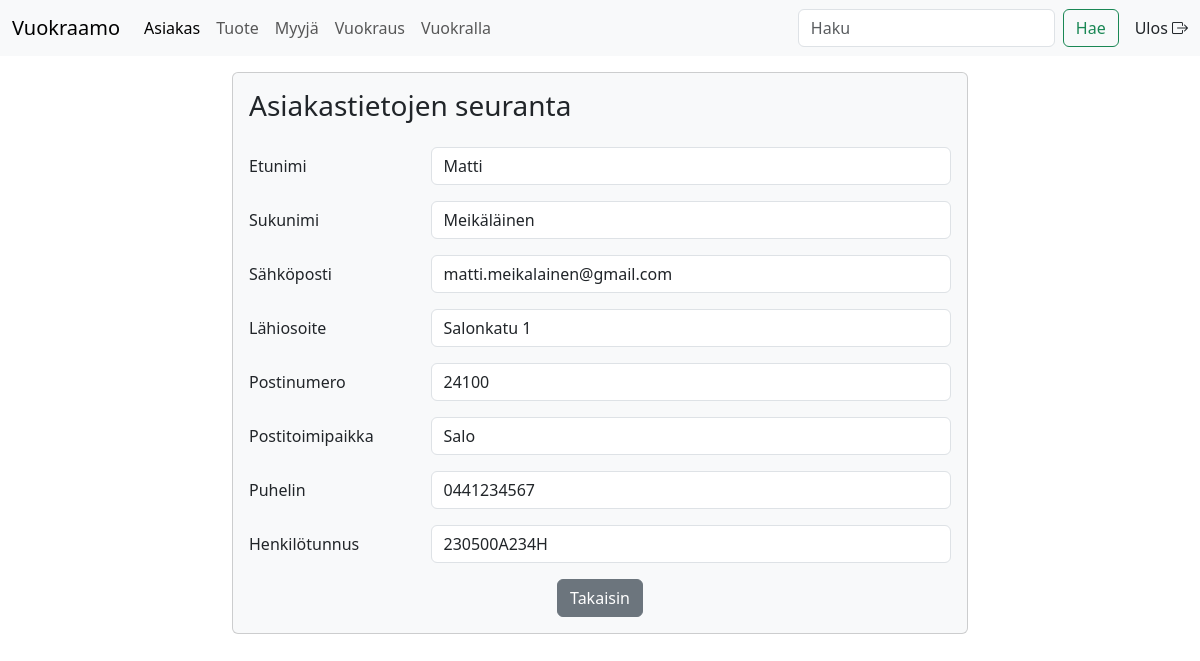
The page /katso_asiakas.php?asiakasID=1 (signed in) on the database its author committed.
### tables this page shows
CREATE TABLE `asiakas` (
  `asiakasID` int NOT NULL,
  `etunimi` varchar(100) NOT NULL,
  `sukunimi` varchar(100) NOT NULL,
  `sahkoposti` varchar(100) NOT NULL,
  `lahiosoite` varchar(100) NOT NULL,
  `postinumero` varchar(5) NOT NULL,
  `postitoimipaikka` varchar(100) NOT NULL,
  `puhelin` varchar(15) NOT NULL,
  `henkilotunnus` varchar(11) NOT NULL
);

### katso_asiakas.php (the view, shortened to what this page needs)
<?php
require_once "inc/database.php";
$asiakasID = null;
if (!empty($_GET['asiakasID'])) {
  $asiakasID = $_REQUEST['asiakasID'];
}
$sql = "SELECT * FROM asiakas WHERE asiakasID = :asiakasID";
$stmt = $pdo->prepare($sql);
$stmt->bindParam(':asiakasID', $asiakasID, PDO::PARAM_INT);
$stmt->execute();
$asiakas = $stmt->fetch(PDO::FETCH_OBJ);
$etunimi = $asiakas->etunimi;
$sukunimi = $asiakas->sukunimi;
$sahkoposti = $asiakas->sahkoposti;
$lahiosoite = $asiakas->lahiosoite;
$postinumero = $asiakas->postinumero;
$postitoimipaikka = $asiakas->postitoimipaikka;
$puhelin = $asiakas->puhelin;
$henkilotunnus = $asiakas->henkilotunnus;
?>
<?php
require_once 'inc/header.php';
?>
<div class="container">
  <div class="row">
    <div class="col-8 mx-auto">
      <div class="card card-body bg-light mt-3">
        <h3>Asiakastietojen seuranta</h3>
        <form class="mt-3">
          <div class="mb-3 row">
            <label for="etunimi" class="col-sm-3 col-form-label">Etunimi</label>
            <div class="col-sm-9">
              <input type="text" readonly value="<?php echo $etunimi; ?>" name="etunimi" class="form-control" id="inputEtunimi">
            </div>
          </div>
          <div class="mb-3 row">
            <label for="sukunimi" class="col-sm-3 col-form-label">Sukunimi</label>
            <div class="col-sm-9">
              <input type="text" readonly value="<?php echo $sukunimi; ?>" name="sukunimi" class="form-control" id="inputSukunimi">
            </div>
          </div>
          <div class="mb-3 row">
            <label for="sahkoposti" class="col-sm-3 col-form-label">Sähköposti</label>
            <div class="col-sm-9">
              <input type="text" readonly value="<?php echo $sahkoposti; ?>" name="sahkoposti" class="form-control" id="inputSahkoposti">
            </div>
          </div>
          <div class="mb-3 row">
            <label for="lahiosoite" class="col-sm-3 col-form-label">Lähiosoite</label>
            <div class="col-sm-9">
              <input type="text" readonly value="<?php echo $lahiosoite; ?>" name="lahiosoite" class="form-control" id="inputLahiosoite">
            </div>
          </div>
          <div class="mb-3 row">
            <label for="postinumero" class="col-sm-3 col-form-label">Postinumero</label>
            <div class="col-sm-9">
              <input type="text" readonly value="<?php echo $postinumero; ?>" name="postinumero" class="form-control" id="inputPostinumero">
            </div>
          </div>
          <div class="mb-3 row">
            <label for="postitoimipaikka" class="col-sm-3 col-form-label">Postitoimipaikka</label>
            <div class="col-sm-9">
              <input type="text" readonly value="<?php echo $postitoimipaikka; ?>" name="postitoimipaikka" class="form-control" id="inputPostitoimipaikka">
            </div>
          </div>
          <div class="mb-3 row">
            <label for="puhelin" class="col-sm-3 col-form-label">Puhelin</label>
            <div class="col-sm-9">
              <input type="text" readonly value="<?php echo $puhelin; ?>" name="puhelin" class="form-control" id="inputPuhelin">
            </div>
          </div>
          <div class="mb-3 row">
            <label for="henkilotunnus" class="col-sm-3 col-form-label">Henkilötunnus</label>
            <div class="col-sm-9">
              <input type="text" readonly value="<?php echo $henkilotunnus; ?>" name="henkilotunnus" class="form-control" id="inputHenkilotunnus">
            </div>
          </div>
          <div class="col-12 text-center">
            <a href="asiakas.php" class="btn btn-secondary">Takaisin</a>
          </div>
        </form>
      </div>
    </div>
  </div>
</div>
<?php
include_once 'inc/footer.php';
?>

### css/carousel.css (style rules this page uses)
body { padding-bottom: 3rem; color: rgb(var(--bs-tertiary-color-rgb)); }

### rows shown on the page
asiakas: etunimi "Matti", sukunimi "Meikäläinen", sahkoposti "matti.meikalainen@gmail.com", lahiosoite "Salonkatu 1", postinumero "24100", postitoimipaikka "Salo", puhelin "0441234567", henkilotunnus "230500A234H"
